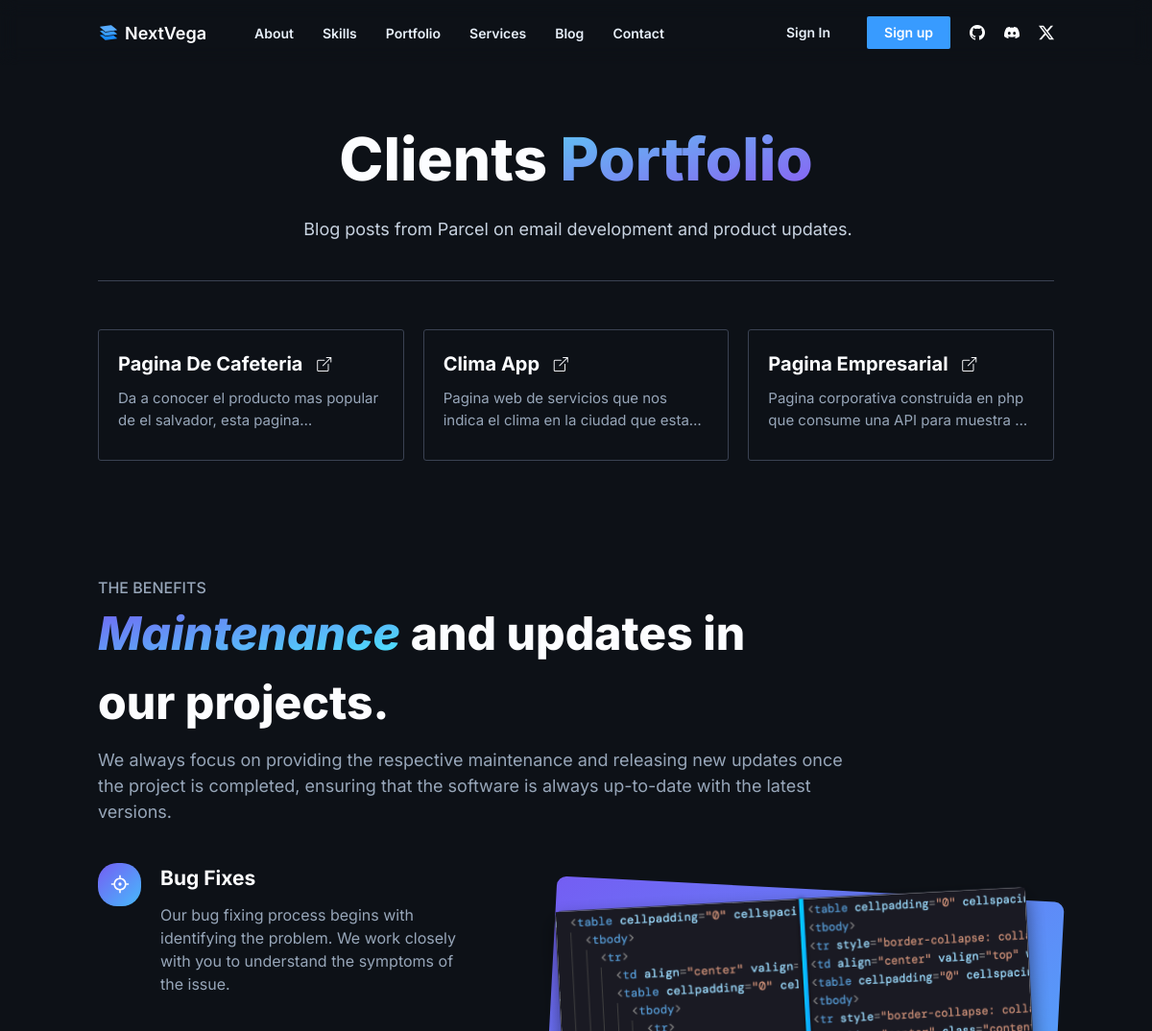
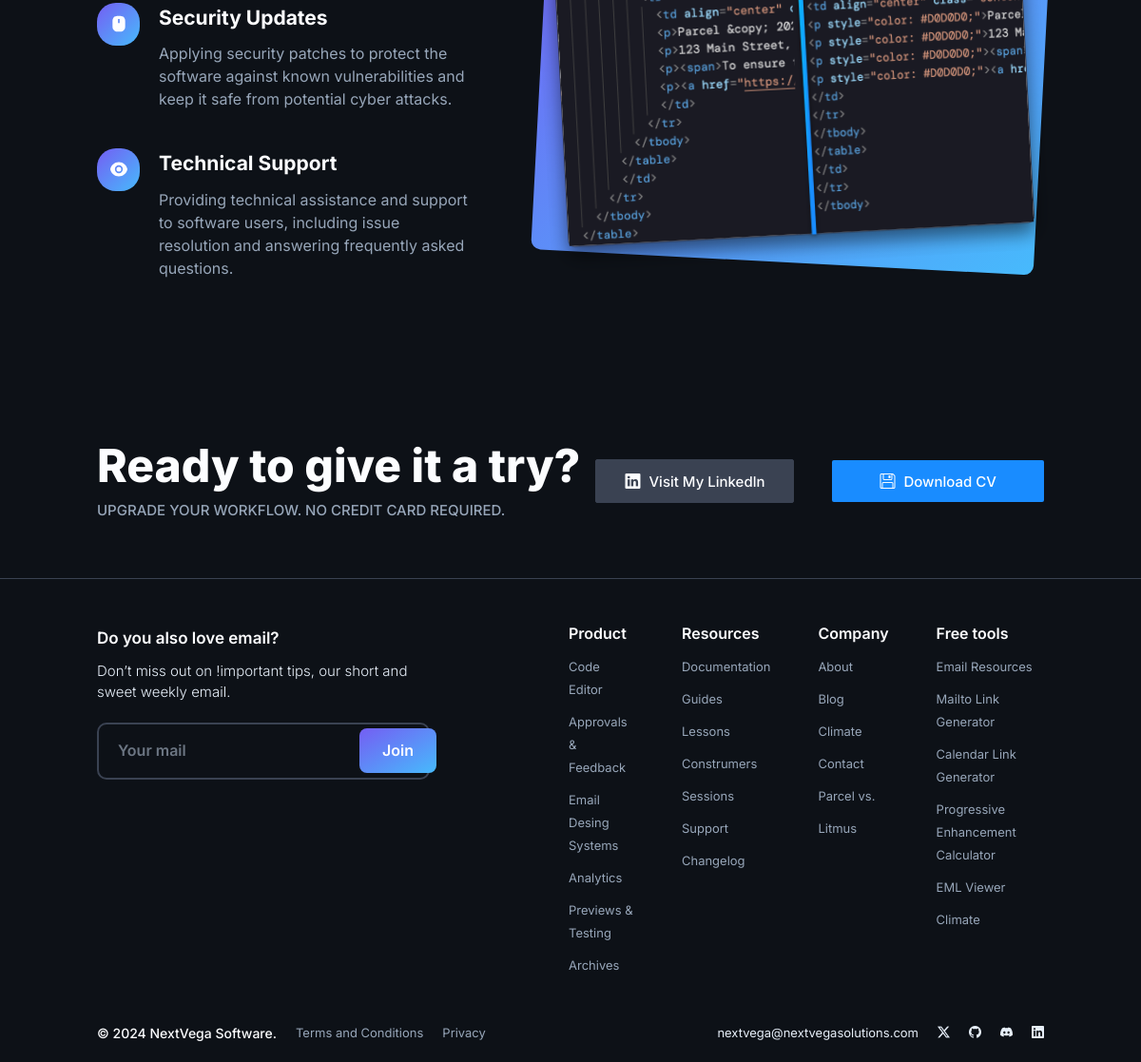
The page /portfolio/ on the database its author committed (2 pictures, top to bottom).
### home/models.py (models this page shows, shortened)
class ProyectosWeb(models.Model):
    nombre_proyecto = models.CharField(max_length=100)
    enlace_proyecto = models.CharField(max_length=100)
    contenido_proyecto = models.TextField(verbose_name='Contenido:')
    categoria_proyecto = models.ForeignKey(CategoriasWeb, on_delete=models.CASCADE, related_name='categoriaweb')
    created_at = models.DateTimeField(auto_now_add=True, verbose_name='Creado El :')
    updated_at = models.DateTimeField(auto_now =True, verbose_name='Actualizado El :')
    class Meta:
        verbose_name = "Proyecto"
        verbose_name_plural = "Proyecto"

### home/views.py (the view)
# urls.py: path('portfolio/', views.portfolio, name="portfolio"),
def portfolio(request):
    proyectosWeb = ProyectosWeb.objects.all().order_by('-id')
    return render(request, 'portfolio/index.html',{
        'title': 'Clients Portfolio',
        'proyectosWeb' : proyectosWeb
    })

### home/forms.py
class FormSingUp(forms.Form):
    name_up = forms.CharField(label = "Name", widget=forms.TextInput(attrs={'placeholder': 'Eleanor Shellstrop'}))
    email_up = forms.EmailField(label = "Email", widget=forms.TextInput(attrs={'placeholder': 'eleanor@goodplace.com'}))
    password_up = forms.CharField(label = "Password", widget=forms.PasswordInput(attrs={'placeholder': '..............', 'class': 'placeholder-centered'}))
    def __init__(self, *args, **kwargs):
        super().__init__(*args, **kwargs)

class FormSingIn(forms.Form):
    email_in = forms.CharField(label = "Username", widget=forms.TextInput(attrs={'placeholder': 'eleanor27'}))
    password_in = forms.CharField(label = "Password", widget=forms.PasswordInput(attrs={'placeholder': '..............', 'class': 'placeholder-centered'}))
    def __init__(self, *args, **kwargs):
        super().__init__(*args, **kwargs)

### home/context_processors.py (called while the page is built)
def get_FormSingUp(request):
    formSingUp = FormSingUp()
    return{
        'formSingUp': formSingUp
    }

def get_FormSingIn(request):
    formSingIn = FormSingIn()
    return{
        'formSingIn': formSingIn
    }

def get_TinyMCE(request):
    tiny_mce = settings.TINYMCE_API
    return{
        'tiny_mce' : tiny_mce
    }

def public_Key(request):
    recaptcha = settings.RECAPTCHA_SITE_KEY
    return{
        'site_key': recaptcha
    }

### home/templates/portfolio/index.html (shortened to what this page needs)
{% extends 'layouts/layout.html' %}
{% load static %}
{% block content%}
<main class="contenedor main__principal main__principal__child main__principal__child-about">
    <section class="main__principal__text">
        <div class="main__principal__text__header">
            <h1 class="main__principal__text__header-slogan ">Clients <span class="main__principal__text__header-slogan--color">Portfolio</span></h1>
        </div>
        <div class="main__principal__text__description">
            <p class="main__principal__text__description-more">
                Blog posts from Parcel on email development and product updates.
            </p>
        </div>
    </section>
</main>
<section class="contenedor code__editor__principal__main code__editor__principal__main-projects portfolio__project">
    <section class="code__editor__principal__main__skills-3">
        {% for proyectos in proyectosWeb %}
            <a class="code__editor__principal__main__skills__item code__editor__principal__main__skills__item-backgroundMove" href="{{proyectos.enlace_proyecto}}" target="_blank">
                <h3 class="code__editor__principal__main__skills__item-title">{{proyectos.nombre_proyecto}} <i class="bi bi-box-arrow-up-right"></i></h3>
                <p class="code__editor__principal__main__skills__item-text">{{proyectos.contenido_proyecto}}</p>
            </a>
        {% endfor %}
    </section>
</section>
<section class="contenedor code__editor__principal__main delete__margin__top">
    <section class="code__editor__principal__header__main">
        <h3 class="code__editor__principal__header__main-subtitle">The benefits</h3>
        <h1 class="code__editor__principal__header__main-title code__editor__principal__header__main-title-small"> <span class="code__editor__principal__header__main-title-color">Maintenance</span> and updates in our projects.</h1>
    </section>
    <section class="code__editor__principal__main__description">
        <p class="code__editor__principal__main__description-text">
            We always focus on providing the respective maintenance and releasing new updates once the project is
            completed, ensuring that the software is always up-to-date with the latest versions.
        </p>
    </section>
    <article class="code__editor__principal__main__grid">
        <section class="code__editor__principal__main__skills-2">
            <article class="code__editor__principal__main__skills__item">
                <div class="code__editor__principal__main__skills__item-svg">
                    <div class="code__editor__principal__main__skills__item-svg-box">
                    </div>
                </div>
                <div class="code__editor__principal__main__skills__item-grid">
                    <h3 class="code__editor__principal__main__skills__item-title">Bug Fixes</h3>
                    <p class="code__editor__principal__main__skills__item-text">
                        Our bug fixing process begins with identifying the problem. We work closely with you to understand the symptoms of the issue.
                    </p>
                </div>
            </article>
            <article class="code__editor__principal__main__skills__item">
                <div class="code__editor__principal__main__skills__item-svg">
                    <div class="code__editor__principal__main__skills__item-svg-box">
                    </div>
               </div>
               <div class="code__editor__principal__main__skills__item-grid">
                <h3 class="code__editor__principal__main__skills__item-title">Security Updates</h3>
                <p class="code__editor__principal__main__skills__item-text">
                    Applying security patches to protect the software against known vulnerabilities and keep it safe from potential cyber attacks.
                </p>
               </div>
            </article>
            <article class="code__editor__principal__main__skills__item">
                <div class="code__editor__principal__main__skills__item-svg">
                    <div class="code__editor__principal__main__skills__item-svg-box">
                    </div>
                </div>
                <div class="code__editor__principal__main__skills__item-grid">
                    <h3 class="code__editor__principal__main__skills__item-title">Technical Support</h3>
                    <p class="code__editor__principal__main__skills__item-text">
                        Providing technical assistance and support to software users, including issue resolution and answering frequently asked questions.
                    </p>
                </div>
            </article>
        </section>
        <div class="code__editor__principal__main__img">
            <img src="{% static 'build/img/comparacion.svg' %}" alt="brand">
        </div>
    </article>
</section>
<section class="contenedor code__editor__principal__main code__editor__principal__contacto code__editor__principal__main-margin">
    <article class="code__editor__principal__main__grid">
        <section class="code__editor__principal__header__main">
            <h1 class="code__editor__principal__header__main-title code__editor__principal__header__main-title-small">Ready to give it a try?</h1>
            <h3 class="code__editor__principal__header__main-subtitle">Upgrade your workflow. No credit card required.</h3>
        </section>
        <section class="header__principal__login">
            <ul class="header__principal__login__list">
                <li class="header__principal__login__list__item">
                    <a class="header__principal__login__list__item-button" href="https://www.linkedin.com/in/ricardo-martinez-b3b15622a/" target="_blank"><i class="bi bi-linkedin"></i> Visit My Linkedln </a>
                </li>
                <li class="header__principal__login__list__item">
                    <button class="header__principal__login__list__item-button download_cv" ><i class="bi bi-floppy"></i> Download CV </button>
                </li>
            </ul>
        </section>
    </article>
</section>
{% endblock %}

### rows shown on the page
ProyectosWeb: nombre_proyecto "Pagina De Cafeteria", contenido_proyecto "Da a conocer el producto mas popular de el salvador, esta…"
ProyectosWeb: nombre_proyecto "Clima App", contenido_proyecto "Pagina web de servicios que nos indica el clima en la ciudad que…"
ProyectosWeb: nombre_proyecto "Pagina Empresarial", contenido_proyecto "Pagina corporativa construida en php que consume una API para muestra…"
